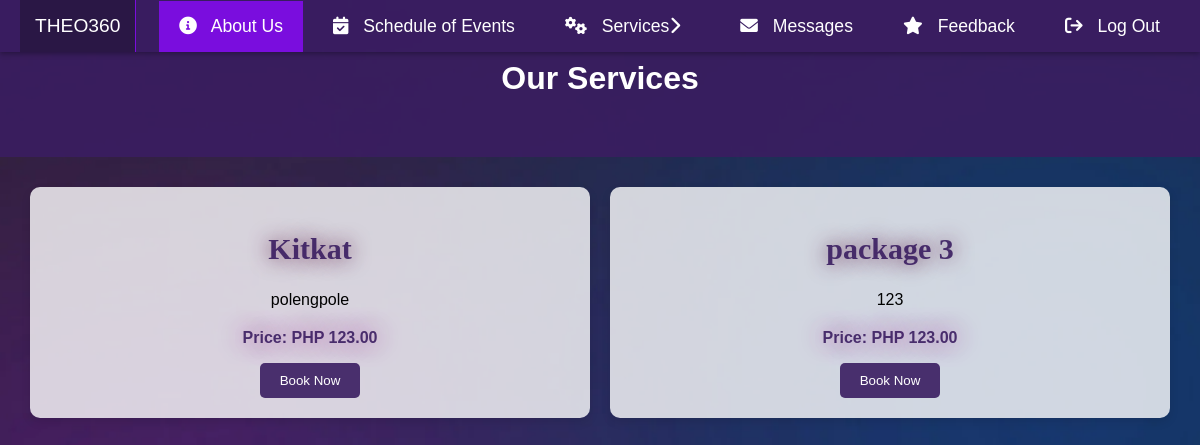
The app's page /services-u.php, older data.
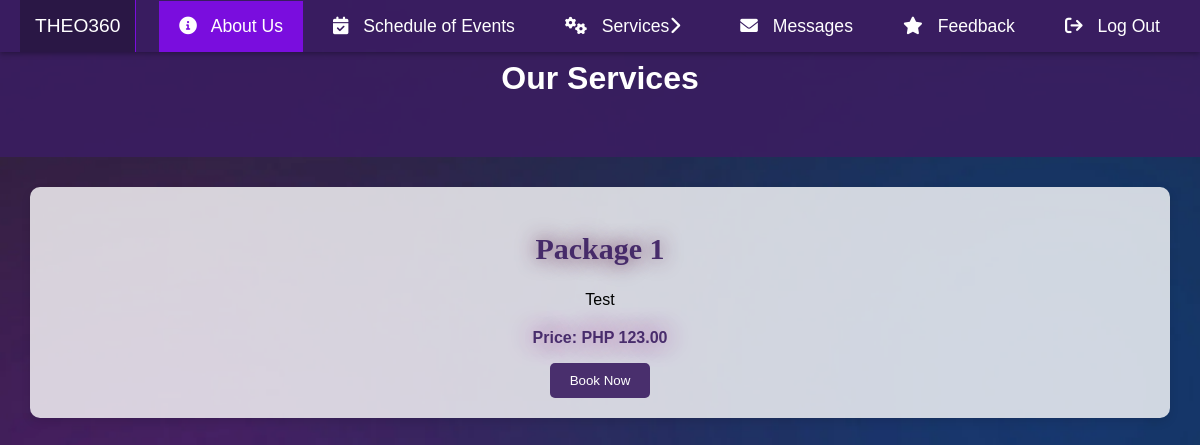
The same page, newer data.
### tables this page shows
CREATE TABLE `services` (
  `service_id` int(11) NOT NULL,
  `service_name` varchar(255) NOT NULL,
  `service_desc` text NOT NULL,
  `service_price` decimal(10,2) NOT NULL
);

### services-u.php (the view, shortened to what this page needs)
<?php
include("classes/database.php");
?>
<!DOCTYPE html>
<html lang="en">
<head>
</head>
<body>
    <?php include("navbar-u.php"); ?>
    <header>
        <h1>Our Services</h1>
    </header>
    <section class="packages">
        <?php
        $stmt = $pdo->query("SELECT * FROM services");
        $services = $stmt->fetchAll(PDO::FETCH_ASSOC);
        foreach($services as $service) {
        ?>
        <div class="package">
            <h2><?php echo htmlspecialchars($service['service_name']); ?></h2>
            <ul>
                <?php $descArray = explode(',', $service['service_desc']); ?>
                <?php foreach ($descArray as $desc) { ?>
                <li><?php echo htmlspecialchars(trim($desc)); ?></li>
                <?php } ?>
            </ul>
            <p class="price">Price: PHP <?php echo htmlspecialchars($service['service_price']); ?></p>
            <a href="book-u.php"><button>Book Now</button></a>
        </div>
        <?php } ?>
    </section>
</body>
</html>

Row changes from the older to the newer data that the page shows:
removed services: service_name "package 3", service_desc "123", service_price "123.00"
changed services: service_name "Kitkat" → "Package 1"; service_desc "polengpole" → "Test"
